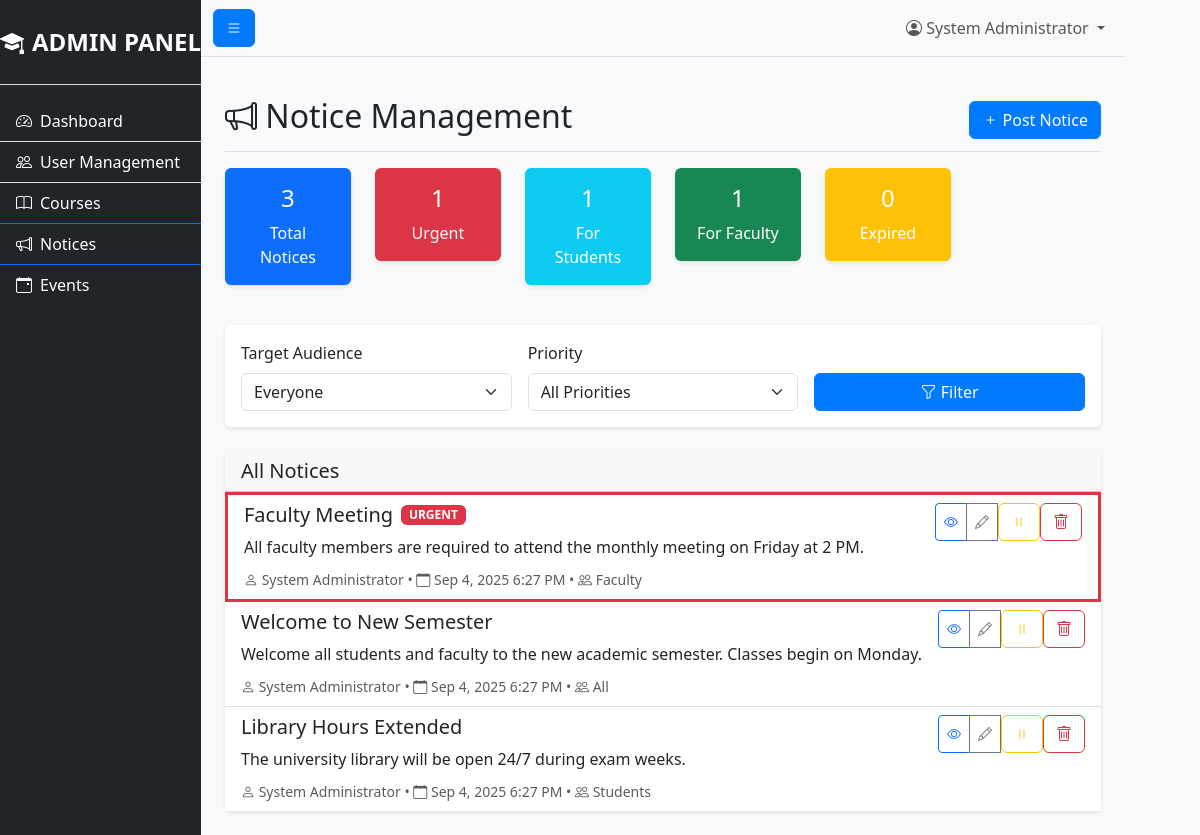
The page /admin/notices.php (signed in) on the database its author committed.
### tables this page shows
CREATE TABLE notices (
    id INT AUTO_INCREMENT PRIMARY KEY,
    title VARCHAR(255) NOT NULL,
    content TEXT NOT NULL,
    author_id INT NOT NULL,
    target_audience ENUM('all', 'students', 'faculty') DEFAULT 'all',
    is_urgent BOOLEAN DEFAULT FALSE,
    created_at TIMESTAMP DEFAULT CURRENT_TIMESTAMP,
    updated_at TIMESTAMP DEFAULT CURRENT_TIMESTAMP ON UPDATE CURRENT_TIMESTAMP,
    expires_at TIMESTAMP NULL,
    is_active BOOLEAN DEFAULT TRUE,
    FOREIGN KEY (author_id) REFERENCES users(id)
);

CREATE TABLE users (
    id INT AUTO_INCREMENT PRIMARY KEY,
    username VARCHAR(50) UNIQUE NOT NULL,
    email VARCHAR(100) UNIQUE NOT NULL,
    password VARCHAR(255) NOT NULL,
    role ENUM('student', 'faculty', 'admin') NOT NULL,
    full_name VARCHAR(100) NOT NULL,
    department VARCHAR(100),
    phone VARCHAR(20),
    address TEXT,
    created_at TIMESTAMP DEFAULT CURRENT_TIMESTAMP,
    updated_at TIMESTAMP DEFAULT CURRENT_TIMESTAMP ON UPDATE CURRENT_TIMESTAMP,
    is_active BOOLEAN DEFAULT TRUE
);

### php/config.php (called while the page is built, shortened)
<?php
function executeQuery($conn, $sql, $types = "", $params = []) {
    try {
        $stmt = $conn->prepare($sql);
        $result = $stmt->execute();
        return $stmt;
    } catch (Exception $e) {
        throw new Exception("Query execution error: " . $e->getMessage());
    }
}
function fetchSingleRow($conn, $sql, $types = "", $params = []) {
    try {
        $stmt = executeQuery($conn, $sql, $types, $params);
        $result = $stmt->get_result();
        $row = $result->fetch_assoc();
        return $row;
    } catch (Exception $e) {
        throw new Exception("Fetch single row error: " . $e->getMessage());
    }
}
function fetchMultipleRows($conn, $sql, $types = "", $params = []) {
    try {
        $stmt = executeQuery($conn, $sql, $types, $params);
        $result = $stmt->get_result();
        $rows = [];
        while ($row = $result->fetch_assoc()) {
            $rows[] = $row;
        }
        return $rows;
    } catch (Exception $e) {
        throw new Exception("Fetch multiple rows error: " . $e->getMessage());
    }
}
?>

### admin/notices.php (the view, shortened to what this page needs)
<?php
require_once '../php/config.php';
$conn = getDBConnection();
$audienceFilter = $_GET['audience'] ?? 'all';
$urgentFilter = $_GET['urgent'] ?? 'all';
$statusFilter = $_GET['status'] ?? 'active';
$whereConditions = ['n.is_active = 1'];
$params = [];
$types = "";
if ($statusFilter == 'active') {
    $whereConditions[] = "(n.expires_at IS NULL OR n.expires_at > NOW())";
} elseif ($statusFilter == 'expired') {
    $whereConditions[] = "n.expires_at <= NOW()";
}
$whereClause = 'WHERE ' . implode(' AND ', $whereConditions);
$sql = "SELECT n.*, u.full_name as author_name
        FROM notices n
        JOIN users u ON n.author_id = u.id
        $whereClause
        ORDER BY n.is_urgent DESC, n.created_at DESC";
$notices = fetchMultipleRows($conn, $sql, $types, $params);
$stats = fetchSingleRow($conn, "SELECT
    COUNT(*) as total_notices,
    SUM(CASE WHEN is_urgent = 1 THEN 1 ELSE 0 END) as urgent_notices,
    SUM(CASE WHEN target_audience = 'students' THEN 1 ELSE 0 END) as student_notices,
    SUM(CASE WHEN target_audience = 'faculty' THEN 1 ELSE 0 END) as faculty_notices,
    SUM(CASE WHEN expires_at <= NOW() THEN 1 ELSE 0 END) as expired_notices
    FROM notices WHERE is_active = 1");
?>
<!DOCTYPE html>
<html lang="en">
<head>
    <link href="https://cdn.jsdelivr.net/npm/bootstrap@5.3.0/dist/css/bootstrap.min.css" rel="stylesheet">
    <link href="https://cdn.jsdelivr.net/npm/bootstrap-icons@1.10.0/font/bootstrap-icons.css" rel="stylesheet">
    <link href="../css/style.css" rel="stylesheet">
</head>
<body>
    <div class="d-flex" id="wrapper">
        <div class="bg-dark text-white" id="sidebar-wrapper">
            <div class="sidebar-heading text-center py-4 primary-text fs-4 fw-bold text-uppercase border-bottom">
                <i class="bi bi-mortarboard-fill me-2"></i>Admin Panel
            </div>
            <div class="list-group list-group-flush my-3">
                <a href="dashboard.php" class="list-group-item list-group-item-action bg-transparent text-white">
                    <i class="bi bi-speedometer2 me-2"></i>Dashboard
                </a>
                <a href="users.php" class="list-group-item list-group-item-action bg-transparent text-white">
                    <i class="bi bi-people me-2"></i>User Management
                </a>
                <a href="courses.php" class="list-group-item list-group-item-action bg-transparent text-white">
                    <i class="bi bi-book me-2"></i>Courses
                </a>
                <a href="notices.php" class="list-group-item list-group-item-action bg-transparent text-white active">
                    <i class="bi bi-megaphone me-2"></i>Notices
                </a>
                <a href="events.php" class="list-group-item list-group-item-action bg-transparent text-white">
                    <i class="bi bi-calendar-event me-2"></i>Events
                </a>
            </div>
        </div>
        <div id="page-content-wrapper">
            <nav class="navbar navbar-expand-lg navbar-light bg-light border-bottom">
                <div class="container-fluid">
                    <button class="btn btn-primary" id="menu-toggle">
                        <i class="bi bi-list"></i>
                    </button>
                    <div class="navbar-nav ms-auto">
                        <div class="nav-item dropdown">
                            <a class="nav-link dropdown-toggle" href="#" role="button" data-bs-toggle="dropdown">
                                <i class="bi bi-person-circle"></i> <?php echo htmlspecialchars($_SESSION['full_name']); ?>
                            </a>
                        </div>
                    </div>
                </div>
            </nav>
            <div class="container-fluid p-4">
                <div class="d-flex justify-content-between flex-wrap flex-md-nowrap align-items-center pt-3 pb-2 mb-3 border-bottom">
                    <h1 class="h2">
                        <i class="bi bi-megaphone"></i> Notice Management
                    </h1>
                    <div class="btn-toolbar mb-2 mb-md-0">
                        <button type="button" class="btn btn-primary" data-bs-toggle="modal" data-bs-target="#createNoticeModal">
                            <i class="bi bi-plus"></i> Post Notice
                        </button>
                    </div>
                </div>
                <div class="row mb-4">
                    <div class="col-md-2 mb-3">
                        <div class="card text-white bg-primary">
                            <div class="card-body text-center">
                                <h4><?php echo $stats['total_notices']; ?></h4>
                                <p class="mb-0">Total Notices</p>
                            </div>
                        </div>
                    </div>
                    <div class="col-md-2 mb-3">
                        <div class="card text-white bg-danger">
                            <div class="card-body text-center">
                                <h4><?php echo $stats['urgent_notices']; ?></h4>
                                <p class="mb-0">Urgent</p>
                            </div>
                        </div>
                    </div>
                    <div class="col-md-2 mb-3">
                        <div class="card text-white bg-info">
                            <div class="card-body text-center">
                                <h4><?php echo $stats['student_notices']; ?></h4>
                                <p class="mb-0">For Students</p>
                            </div>
                        </div>
                    </div>
                    <div class="col-md-2 mb-3">
                        <div class="card text-white bg-success">
                            <div class="card-body text-center">
                                <h4><?php echo $stats['faculty_notices']; ?></h4>
                                <p class="mb-0">For Faculty</p>
                            </div>
                        </div>
                    </div>
                    <div class="col-md-2 mb-3">
                        <div class="card text-white bg-warning">
                            <div class="card-body text-center">
                                <h4><?php echo $stats['expired_notices']; ?></h4>
                                <p class="mb-0">Expired</p>
                            </div>
                        </div>
                    </div>
                </div>
                <div class="card mb-4">
                    <div class="card-body">
                        <form method="GET" class="row g-3">
                            <div class="col-md-4">
                                <label for="audience" class="form-label">Target Audience</label>
                                <select class="form-select" name="audience">
                                    <option value="all" <?php echo $audienceFilter == 'all' ? 'selected' : ''; ?>>Everyone</option>
                                </select>
                            </div>
                            <div class="col-md-4">
                                <label for="urgent" class="form-label">Priority</label>
                                <select class="form-select" name="urgent">
                                    <option value="all" <?php echo $urgentFilter == 'all' ? 'selected' : ''; ?>>All Priorities</option>
                                </select>
                            </div>
                            <div class="col-md-4">
                                <label class="form-label">&nbsp;</label>
                                <div class="d-grid">
                                    <button type="submit" class="btn btn-primary">
                                        <i class="bi bi-funnel"></i> Filter
                                    </button>
                                </div>
                            </div>
                        </form>
                    </div>
                </div>
                <div class="card">
                    <div class="card-header">
                        <h5 class="mb-0">All Notices</h5>
                    </div>
                    <div class="card-body p-0">
                        <?php if (empty($notices)): ?>
                            <div class="text-center p-4">
                                <i class="bi bi-megaphone display-1 text-muted"></i>
                                <p class="text-muted mt-3">No notices found.</p>
                            </div>
                        <?php else: ?>
                            <div class="list-group list-group-flush">
                                <?php foreach ($notices as $notice): ?>
                                    <?php
                                    $isExpired = $notice['expires_at'] && strtotime($notice['expires_at']) < time();
                                    $isUrgent = $notice['is_urgent'];
                                    ?>
                                    <div class="list-group-item <?php echo $isUrgent ? 'border-start border-danger border-3' : ''; ?> <?php echo $isExpired ? 'bg-light text-muted' : ''; ?>">
                                        <div class="d-flex w-100 justify-content-between align-items-start">
                                            <div class="flex-grow-1">
                                                <div class="d-flex align-items-center mb-2">
                                                    <h5 class="mb-0 me-2"><?php echo htmlspecialchars($notice['title']); ?></h5>
                                                    <?php if ($isUrgent): ?>
                                                        <span class="badge bg-danger">URGENT</span>
                                                    <?php endif; ?>
                                                </div>
                                                <p class="mb-2"><?php echo nl2br(htmlspecialchars(substr($notice['content'], 0, 200))); ?><?php echo strlen($notice['content']) > 200 ? '...' : ''; ?></p>
                                                <small class="text-muted">
                                                    <i class="bi bi-person"></i> <?php echo htmlspecialchars($notice['author_name']); ?> •
                                                    <i class="bi bi-calendar"></i> <?php echo date('M j, Y g:i A', strtotime($notice['created_at'])); ?> •
                                                    <i class="bi bi-people"></i> <?php echo ucfirst($notice['target_audience']); ?>
                                                </small>
                                            </div>
                                            <div class="btn-group btn-group-sm ms-3">
                                                <button type="button" class="btn btn-outline-primary" onclick="viewNotice(<?php echo $notice['id']; ?>)">
                                                    <i class="bi bi-eye"></i>
                                                </button>
                                                <button type="button" class="btn btn-outline-secondary" onclick="editNotice(<?php echo $notice['id']; ?>)">
                                                    <i class="bi bi-pencil"></i>
                                                </button>
                                                <form method="POST" style="display: inline;" onsubmit="return confirm('Are you sure?')">
                                                    <button type="submit" name="toggle_notice_status" class="btn btn-outline-warning">
                                                        <i class="bi bi-pause"></i>
                                                    </button>
                                                </form>
                                                <form method="POST" style="display: inline;" onsubmit="return confirm('Are you sure you want to delete this notice?')">
                                                    <button type="submit" name="delete_notice" class="btn btn-outline-danger">
                                                        <i class="bi bi-trash"></i>
                                                    </button>
                                                </form>
                                            </div>
                                        </div>
                                    </div>
                                <?php endforeach; ?>
                            </div>
                        <?php endif; ?>
                    </div>
                </div>
            </div>
        </div>
    </div>
</body>
</html>

### css/style.css (style rules this page uses)
body { font-family: 'Segoe UI', Tahoma, Geneva, Verdana, sans-serif; background-color: #f8f9fa; }
.card { transition: transform 0.2s; border: none; box-shadow: 0 2px 4px rgba(0,0,0,0.1); }
.btn-primary { background-color: #007bff; border-color: #007bff; }

### rows shown on the page
notices: title "Faculty Meeting", is_urgent "URGENT", content "All faculty members are required to attend the monthly meeting on Friday at 2 PM.", author.full_name "System Administrator", created_at "Sep 4, 2025 6:27 PM", target_audience "Faculty"
notices: title "Welcome to New Semester", content "Welcome all students and faculty to the new academic semester. Classes begin on Monday.", author.full_name "System Administrator", created_at "Sep 4, 2025 6:27 PM", target_audience "All"
notices: title "Library Hours Extended", content "The university library will be open 24/7 during exam weeks.", author.full_name "System Administrator", created_at "Sep 4, 2025 6:27 PM", target_audience "Students"

### other values the page prints
$_SESSION['full_name'] "System Administrator"
$stats['total_notices'] "3"
$stats['urgent_notices'] "1"
$stats['student_notices'] "1"
$stats['faculty_notices'] "1"
$stats['expired_notices'] "0"
